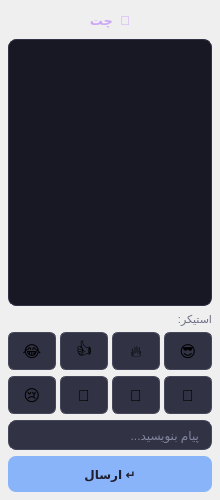
<?xml version="1.0" encoding="UTF-8"?>
<ui version="4.0">
 <class>ChatWidget</class>
 <widget class="QWidget" name="ChatWidget">
  <property name="geometry">
   <rect><x>0</x><y>0</y><width>220</width><height>500</height></rect>
  </property>
  <property name="minimumWidth"><number>220</number></property>
  <property name="maximumWidth"><number>220</number></property>
  <property name="styleSheet">
   <string notr="true">
ChatWidget {
    background-color: #1e1e2e;
    border-left: 1px solid #313244;
}
QLabel#chatTitle {
    color: #cba6f7;
    font-size: 13px;
    font-weight: bold;
    padding: 4px 0;
}
QLabel#stickerLabel {
    color: #6c7086;
    font-size: 11px;
}
QTextEdit#chatDisplay {
    background-color: #181825;
    border: 1px solid #313244;
    border-radius: 8px;
    color: #cdd6f4;
    font-size: 12px;
    padding: 6px;
}
QLineEdit#chatInput {
    background-color: #313244;
    border: 1px solid #45475a;
    border-radius: 8px;
    color: #cdd6f4;
    font-size: 12px;
    padding: 6px 10px;
}
QLineEdit#chatInput:focus { border-color: #89b4fa; }
QPushButton#sendBtn {
    background-color: #89b4fa;
    color: #1e1e2e;
    border: none;
    border-radius: 8px;
    font-size: 12px;
    font-weight: bold;
    min-height: 36px;
}
QPushButton#sendBtn:hover { background-color: #b4befe; }
QPushButton#stickerBtn1, QPushButton#stickerBtn2,
QPushButton#stickerBtn3, QPushButton#stickerBtn4,
QPushButton#stickerBtn5, QPushButton#stickerBtn6,
QPushButton#stickerBtn7, QPushButton#stickerBtn8 {
    background-color: #313244;
    border: 1px solid #45475a;
    border-radius: 6px;
    font-size: 16px;
    min-width: 40px;
    min-height: 36px;
}
QPushButton#stickerBtn1:hover, QPushButton#stickerBtn2:hover,
QPushButton#stickerBtn3:hover, QPushButton#stickerBtn4:hover,
QPushButton#stickerBtn5:hover, QPushButton#stickerBtn6:hover,
QPushButton#stickerBtn7:hover, QPushButton#stickerBtn8:hover {
    background-color: #45475a;
    border-color: #89b4fa;
}
   </string>
  </property>
  <layout class="QVBoxLayout" name="mainLayout">
   <property name="spacing"><number>6</number></property>
   <property name="leftMargin"><number>8</number></property>
   <property name="topMargin"><number>8</number></property>
   <property name="rightMargin"><number>8</number></property>
   <property name="bottomMargin"><number>8</number></property>

   <!-- تیتر -->
   <item>
    <widget class="QLabel" name="chatTitle">
     <property name="text"><string>💬  چت</string></property>
     <property name="alignment"><set>Qt::AlignCenter</set></property>
    </widget>
   </item>

   <!-- نمایش پیام‌ها -->
   <item>
    <widget class="QTextEdit" name="chatDisplay">
     <property name="readOnly"><bool>true</bool></property>
     <property name="minimumHeight"><number>200</number></property>
    </widget>
   </item>

   <!-- برچسب استیکر -->
   <item>
    <widget class="QLabel" name="stickerLabel">
     <property name="text"><string>استیکر:</string></property>
    </widget>
   </item>

   <!-- ردیف اول استیکرها -->
   <item>
    <layout class="QHBoxLayout" name="stickerRow1">
     <property name="spacing"><number>4</number></property>
     <item><widget class="QPushButton" name="stickerBtn1">
      <property name="text"><string>😂</string></property>
     </widget></item>
     <item><widget class="QPushButton" name="stickerBtn2">
      <property name="text"><string>👍</string></property>
     </widget></item>
     <item><widget class="QPushButton" name="stickerBtn3">
      <property name="text"><string>🔥</string></property>
     </widget></item>
     <item><widget class="QPushButton" name="stickerBtn4">
      <property name="text"><string>😎</string></property>
     </widget></item>
    </layout>
   </item>

   <!-- ردیف دوم استیکرها -->
   <item>
    <layout class="QHBoxLayout" name="stickerRow2">
     <property name="spacing"><number>4</number></property>
     <item><widget class="QPushButton" name="stickerBtn5">
      <property name="text"><string>😢</string></property>
     </widget></item>
     <item><widget class="QPushButton" name="stickerBtn6">
      <property name="text"><string>🤝</string></property>
     </widget></item>
     <item><widget class="QPushButton" name="stickerBtn7">
      <property name="text"><string>💪</string></property>
     </widget></item>
     <item><widget class="QPushButton" name="stickerBtn8">
      <property name="text"><string>🎉</string></property>
     </widget></item>
    </layout>
   </item>

   <!-- ورودی پیام -->
   <item>
    <widget class="QLineEdit" name="chatInput">
     <property name="placeholderText"><string>پیام بنویسید...</string></property>
    </widget>
   </item>

   <!-- دکمه‌ی ارسال -->
   <item>
    <widget class="QPushButton" name="sendBtn">
     <property name="text"><string>ارسال ↵</string></property>
     <property name="cursor"><cursorShape>PointingHandCursor</cursorShape></property>
    </widget>
   </item>

  </layout>
 </widget>
 <resources/>
 <connections/>
</ui>
